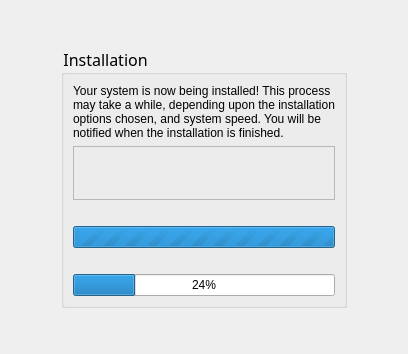
      <widget class="QWidget" name="page_install">
       <layout class="QGridLayout" name="gridLayout_8">
        <item row="0" column="0" rowspan="3">
         <spacer name="horizontalSpacer_14">
          <property name="orientation">
           <enum>Qt::Horizontal</enum>
          </property>
          <property name="sizeType">
           <enum>QSizePolicy::Preferred</enum>
          </property>
          <property name="sizeHint" stdset="0">
           <size>
            <width>50</width>
            <height>318</height>
           </size>
          </property>
         </spacer>
        </item>
        <item row="0" column="1">
         <spacer name="verticalSpacer_7">
          <property name="orientation">
           <enum>Qt::Vertical</enum>
          </property>
          <property name="sizeType">
           <enum>QSizePolicy::Preferred</enum>
          </property>
          <property name="sizeHint" stdset="0">
           <size>
            <width>20</width>
            <height>29</height>
           </size>
          </property>
         </spacer>
        </item>
        <item row="1" column="1">
         <widget class="QGroupBox" name="groupInstall">
          <property name="sizePolicy">
           <sizepolicy hsizetype="MinimumExpanding" vsizetype="Preferred">
            <horstretch>0</horstretch>
            <verstretch>0</verstretch>
           </sizepolicy>
          </property>
          <property name="font">
           <font>
            <family>Noto Sans</family>
            <pointsize>12</pointsize>
           </font>
          </property>
          <property name="styleSheet">
           <string notr="true">QGroupBox#groupInstall{ background: transparent; }</string>
          </property>
          <property name="title">
           <string>Installation</string>
          </property>
          <layout class="QGridLayout" name="gridLayout_21">
           <item row="0" column="0">
            <widget class="QLabel" name="labelInstallHeader">
             <property name="frameShape">
              <enum>QFrame::NoFrame</enum>
             </property>
             <property name="frameShadow">
              <enum>QFrame::Plain</enum>
             </property>
             <property name="text">
              <string>Your system is now being installed! This process may take a while, depending upon the installation options chosen, and system speed. You will be notified when the installation is finished.</string>
             </property>
             <property name="alignment">
              <set>Qt::AlignLeading|Qt::AlignLeft|Qt::AlignTop</set>
             </property>
             <property name="wordWrap">
              <bool>true</bool>
             </property>
            </widget>
           </item>
           <item row="4" column="0">
            <widget class="QLabel" name="labelInstallStatus">
             <property name="text">
              <string/>
             </property>
            </widget>
           </item>
           <item row="5" column="0">
            <widget class="QProgressBar" name="progressBarInstall">
             <property name="maximum">
              <number>0</number>
             </property>
             <property name="value">
              <number>-1</number>
             </property>
             <property name="format">
              <string>%v/%m</string>
             </property>
            </widget>
           </item>
           <item row="7" column="0">
            <widget class="QProgressBar" name="progressBarInstall2">
             <property name="value">
              <number>24</number>
             </property>
            </widget>
           </item>
           <item row="6" column="0">
            <widget class="QLabel" name="labelInstallStatus2">
             <property name="text">
              <string/>
             </property>
            </widget>
           </item>
           <item row="1" column="0">
            <widget class="QFrame" name="frame">
             <property name="sizePolicy">
              <sizepolicy hsizetype="Preferred" vsizetype="Expanding">
               <horstretch>0</horstretch>
               <verstretch>0</verstretch>
              </sizepolicy>
             </property>
             <property name="frameShape">
              <enum>QFrame::StyledPanel</enum>
             </property>
             <property name="frameShadow">
              <enum>QFrame::Raised</enum>
             </property>
             <layout class="QVBoxLayout" name="verticalLayout">
              <item>
               <widget class="QLabel" name="label_slide_icon">
                <property name="sizePolicy">
                 <sizepolicy hsizetype="Preferred" vsizetype="Expanding">
                  <horstretch>0</horstretch>
                  <verstretch>0</verstretch>
                 </sizepolicy>
                </property>
                <property name="text">
                 <string notr="true"/>
                </property>
               </widget>
              </item>
              <item>
               <widget class="QLabel" name="label_slide_text">
                <property name="text">
                 <string notr="true"/>
                </property>
                <property name="alignment">
                 <set>Qt::AlignCenter</set>
                </property>
                <property name="wordWrap">
                 <bool>true</bool>
                </property>
               </widget>
              </item>
             </layout>
            </widget>
           </item>
          </layout>
         </widget>
        </item>
        <item row="1" column="2">
         <spacer name="horizontalSpacer_15">
          <property name="orientation">
           <enum>Qt::Horizontal</enum>
          </property>
          <property name="sizeType">
           <enum>QSizePolicy::Preferred</enum>
          </property>
          <property name="sizeHint" stdset="0">
           <size>
            <width>50</width>
            <height>20</height>
           </size>
          </property>
         </spacer>
        </item>
        <item row="2" column="1">
         <spacer name="verticalSpacer_8">
          <property name="orientation">
           <enum>Qt::Vertical</enum>
          </property>
          <property name="sizeType">
           <enum>QSizePolicy::Preferred</enum>
          </property>
          <property name="sizeHint" stdset="0">
           <size>
            <width>20</width>
            <height>29</height>
           </size>
          </property>
         </spacer>
        </item>
       </layout>
      </widget>
